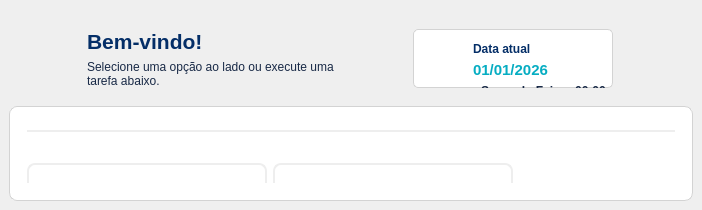
        <widget class="QWidget" name="pageHome">
         <layout class="QVBoxLayout" name="verticalLayout_8">
          <property name="spacing">
           <number>0</number>
          </property>
          <property name="leftMargin">
           <number>9</number>
          </property>
          <property name="rightMargin">
           <number>9</number>
          </property>
          <property name="bottomMargin">
           <number>9</number>
          </property>
          <item>
           <widget class="QWidget" name="welcomeDate" native="true">
            <property name="maximumSize">
             <size>
              <width>16777215</width>
              <height>180</height>
             </size>
            </property>
            <layout class="QHBoxLayout" name="horizontalLayout_3">
             <item>
              <spacer name="horizontalSpacerLeft">
               <property name="orientation">
                <enum>Qt::Orientation::Horizontal</enum>
               </property>
               <property name="sizeType">
                <enum>QSizePolicy::Policy::Maximum</enum>
               </property>
               <property name="sizeHint" stdset="0">
                <size>
                 <width>60</width>
                 <height>20</height>
                </size>
               </property>
              </spacer>
             </item>
             <item>
              <widget class="QWidget" name="welcomeText" native="true">
               <property name="minimumSize">
                <size>
                 <width>280</width>
                 <height>0</height>
                </size>
               </property>
               <property name="maximumSize">
                <size>
                 <width>360</width>
                 <height>100</height>
                </size>
               </property>
               <layout class="QVBoxLayout" name="verticalLayout_3">
                <item>
                 <widget class="QLabel" name="welcome">
                  <property name="text">
                   <string>&lt;html&gt;&lt;head/&gt;&lt;body&gt;&lt;p&gt;&lt;span style=&quot; font-size:16pt; font-weight:700; color:#042e67;&quot;&gt;Bem-vindo!&lt;/span&gt;&lt;/p&gt;&lt;/body&gt;&lt;/html&gt;</string>
                  </property>
                 </widget>
                </item>
                <item>
                 <widget class="QLabel" name="welcomeInformation">
                  <property name="sizePolicy">
                   <sizepolicy hsizetype="Expanding" vsizetype="Preferred">
                    <horstretch>0</horstretch>
                    <verstretch>0</verstretch>
                   </sizepolicy>
                  </property>
                  <property name="minimumSize">
                   <size>
                    <width>210</width>
                    <height>0</height>
                   </size>
                  </property>
                  <property name="maximumSize">
                   <size>
                    <width>320</width>
                    <height>16777215</height>
                   </size>
                  </property>
                  <property name="text">
                   <string>&lt;html&gt;&lt;head/&gt;&lt;body&gt;&lt;p&gt;&lt;span style=&quot; color:#182946;&quot;&gt;Selecione uma opção ao lado ou execute uma tarefa abaixo.&lt;/span&gt;&lt;/p&gt;&lt;/body&gt;&lt;/html&gt;</string>
                  </property>
                  <property name="wordWrap">
                   <bool>true</bool>
                  </property>
                 </widget>
                </item>
               </layout>
              </widget>
             </item>
             <item>
              <spacer name="horizontalSpacerCenter">
               <property name="orientation">
                <enum>Qt::Orientation::Horizontal</enum>
               </property>
               <property name="sizeHint" stdset="0">
                <size>
                 <width>40</width>
                 <height>20</height>
                </size>
               </property>
              </spacer>
             </item>
             <item>
              <widget class="QWidget" name="date" native="true">
               <property name="minimumSize">
                <size>
                 <width>220</width>
                 <height>0</height>
                </size>
               </property>
               <property name="maximumSize">
                <size>
                 <width>16777215</width>
                 <height>100</height>
                </size>
               </property>
               <layout class="QVBoxLayout" name="verticalLayout_4">
                <item>
                 <widget class="QWidget" name="dateStructure" native="true">
                  <property name="minimumSize">
                   <size>
                    <width>200</width>
                    <height>0</height>
                   </size>
                  </property>
                  <property name="maximumSize">
                   <size>
                    <width>200</width>
                    <height>100</height>
                   </size>
                  </property>
                  <property name="styleSheet">
                   <string notr="true">#dateStructure {
	background-color: white;
	border: 1px solid lightgray;
	border-radius: 5px;
}</string>
                  </property>
                  <widget class="QWidget" name="dateInformations" native="true">
                   <property name="geometry">
                    <rect>
                     <x>60</x>
                     <y>0</y>
                     <width>141</width>
                     <height>82</height>
                    </rect>
                   </property>
                   <property name="styleSheet">
                    <string notr="true"/>
                   </property>
                   <layout class="QVBoxLayout" name="verticalLayout_6">
                    <item>
                     <spacer name="verticalSpacerTop">
                      <property name="orientation">
                       <enum>Qt::Orientation::Vertical</enum>
                      </property>
                      <property name="sizeHint" stdset="0">
                       <size>
                        <width>20</width>
                        <height>40</height>
                       </size>
                      </property>
                     </spacer>
                    </item>
                    <item>
                     <widget class="QLabel" name="dateText">
                      <property name="minimumSize">
                       <size>
                        <width>0</width>
                        <height>13</height>
                       </size>
                      </property>
                      <property name="text">
                       <string>&lt;html&gt;&lt;head/&gt;&lt;body&gt;&lt;p&gt;&lt;span style=&quot; font-weight:700; color:#042e67;&quot;&gt;Data atual&lt;/span&gt;&lt;/p&gt;&lt;/body&gt;&lt;/html&gt;</string>
                      </property>
                      <property name="alignment">
                       <set>Qt::AlignmentFlag::AlignLeading|Qt::AlignmentFlag::AlignLeft|Qt::AlignmentFlag::AlignVCenter</set>
                      </property>
                     </widget>
                    </item>
                    <item>
                     <widget class="QLabel" name="trueDate">
                      <property name="minimumSize">
                       <size>
                        <width>0</width>
                        <height>17</height>
                       </size>
                      </property>
                      <property name="styleSheet">
                       <string notr="true">#trueDate {
	font-size: 11pt;
	font-weight: 600;
	color: #06adc2;
}</string>
                      </property>
                      <property name="text">
                       <string>&lt;html&gt;&lt;head/&gt;&lt;body&gt;&lt;p&gt;&lt;span style=&quot; color:#06adc2;&quot;&gt;01/01/2026&lt;/span&gt;&lt;/p&gt;&lt;/body&gt;&lt;/html&gt;</string>
                      </property>
                      <property name="alignment">
                       <set>Qt::AlignmentFlag::AlignLeading|Qt::AlignmentFlag::AlignLeft|Qt::AlignmentFlag::AlignVCenter</set>
                      </property>
                     </widget>
                    </item>
                    <item>
                     <widget class="QLabel" name="dateWeekHour">
                      <property name="minimumSize">
                       <size>
                        <width>0</width>
                        <height>14</height>
                       </size>
                      </property>
                      <property name="styleSheet">
                       <string notr="true">#dateWeekHour {
	font-weight: 500;
}</string>
                      </property>
                      <property name="text">
                       <string>&lt;html&gt;&lt;head/&gt;&lt;body&gt;&lt;p&gt;&lt;span style=&quot; color:#182946;&quot;&gt;Segunda-Feira - 00:00&lt;/span&gt;&lt;/p&gt;&lt;/body&gt;&lt;/html&gt;</string>
                      </property>
                      <property name="alignment">
                       <set>Qt::AlignmentFlag::AlignCenter</set>
                      </property>
                     </widget>
                    </item>
                    <item>
                     <spacer name="verticalSpacerBottom">
                      <property name="orientation">
                       <enum>Qt::Orientation::Vertical</enum>
                      </property>
                      <property name="sizeHint" stdset="0">
                       <size>
                        <width>20</width>
                        <height>40</height>
                       </size>
                      </property>
                     </spacer>
                    </item>
                   </layout>
                  </widget>
                  <widget class="QWidget" name="dateIconWidget" native="true">
                   <property name="geometry">
                    <rect>
                     <x>0</x>
                     <y>0</y>
                     <width>61</width>
                     <height>81</height>
                    </rect>
                   </property>
                   <layout class="QVBoxLayout" name="verticalLayout_2">
                    <item>
                     <widget class="ScaledImageLabel" name="dateIcon">
                      <property name="minimumSize">
                       <size>
                        <width>45</width>
                        <height>45</height>
                       </size>
                      </property>
                      <property name="maximumSize">
                       <size>
                        <width>45</width>
                        <height>45</height>
                       </size>
                      </property>
                      <property name="styleSheet">
                       <string notr="true">#dateIcon {
	border-image: url(&quot;images/icone-Data-semfundo.png&quot;);
}</string>
                      </property>
                      <property name="text">
                       <string/>
                      </property>
                     </widget>
                    </item>
                   </layout>
                  </widget>
                 </widget>
                </item>
               </layout>
              </widget>
             </item>
             <item>
              <spacer name="horizontalSpacerRight">
               <property name="orientation">
                <enum>Qt::Orientation::Horizontal</enum>
               </property>
               <property name="sizeType">
                <enum>QSizePolicy::Policy::Maximum</enum>
               </property>
               <property name="sizeHint" stdset="0">
                <size>
                 <width>60</width>
                 <height>20</height>
                </size>
               </property>
              </spacer>
             </item>
            </layout>
           </widget>
          </item>
          <item>
           <widget class="QWidget" name="schedules" native="true">
            <property name="styleSheet">
             <string notr="true">#schedules {
	background-color: white;
	border: 1px solid lightgray;
	border-radius: 8px;
}</string>
            </property>
            <layout class="QVBoxLayout" name="verticalLayout_5">
             <property name="leftMargin">
              <number>9</number>
             </property>
             <property name="topMargin">
              <number>9</number>
             </property>
             <property name="rightMargin">
              <number>9</number>
             </property>
             <property name="bottomMargin">
              <number>9</number>
             </property>
             <item>
              <widget class="QWidget" name="schedulesTitle" native="true">
               <property name="maximumSize">
                <size>
                 <width>16777215</width>
                 <height>60</height>
                </size>
               </property>
               <layout class="QVBoxLayout" name="verticalLayout_10">
                <item>
                 <widget class="QWidget" name="titleStructure" native="true">
                  <widget class="QLabel" name="title">
                   <property name="geometry">
                    <rect>
                     <x>10</x>
                     <y>0</y>
                     <width>71</width>
                     <height>31</height>
                    </rect>
                   </property>
                   <property name="text">
                    <string>&lt;html&gt;&lt;head/&gt;&lt;body&gt;&lt;p&gt;&lt;span style=&quot; font-size:14pt; font-weight:700; color:#042e67;&quot;&gt;Tarefas&lt;/span&gt;&lt;/p&gt;&lt;/body&gt;&lt;/html&gt;</string>
                   </property>
                  </widget>
                 </widget>
                </item>
                <item>
                 <widget class="Line" name="separateLine">
                  <property name="styleSheet">
                   <string notr="true">#separateLine {
	color: #EEEEEE;
}</string>
                  </property>
                  <property name="frameShadow">
                   <enum>QFrame::Shadow::Plain</enum>
                  </property>
                  <property name="lineWidth">
                   <number>2</number>
                  </property>
                  <property name="orientation">
                   <enum>Qt::Orientation::Horizontal</enum>
                  </property>
                 </widget>
                </item>
               </layout>
              </widget>
             </item>
             <item>
              <widget class="QWidget" name="schedulesButtons" native="true">
               <layout class="QGridLayout" name="gridLayout">
                <item row="0" column="1">
                 <widget class="QWidget" name="buttonICMS" native="true">
                  <property name="minimumSize">
                   <size>
                    <width>240</width>
                    <height>0</height>
                   </size>
                  </property>
                  <property name="maximumSize">
                   <size>
                    <width>240</width>
                    <height>110</height>
                   </size>
                  </property>
                  <property name="cursor">
                   <cursorShape>PointingHandCursor</cursorShape>
                  </property>
                  <widget class="QLabel" name="buttonTitleICMS">
                   <property name="enabled">
                    <bool>false</bool>
                   </property>
                   <property name="geometry">
                    <rect>
                     <x>68</x>
                     <y>20</y>
                     <width>111</width>
                     <height>21</height>
                    </rect>
                   </property>
                   <property name="text">
                    <string>&lt;html&gt;&lt;head/&gt;&lt;body&gt;&lt;p&gt;&lt;span style=&quot; font-size:12pt; font-weight:700; color:#042e67;&quot;&gt;EFD ICMS/IPI&lt;/span&gt;&lt;/p&gt;&lt;/body&gt;&lt;/html&gt;</string>
                   </property>
                  </widget>
                  <widget class="QPushButton" name="ICMSbutton">
                   <property name="geometry">
                    <rect>
                     <x>0</x>
                     <y>0</y>
                     <width>240</width>
                     <height>100</height>
                    </rect>
                   </property>
                   <property name="minimumSize">
                    <size>
                     <width>240</width>
                     <height>0</height>
                    </size>
                   </property>
                   <property name="maximumSize">
                    <size>
                     <width>240</width>
                     <height>16777215</height>
                    </size>
                   </property>
                   <property name="font">
                    <font>
                     <pointsize>8</pointsize>
                    </font>
                   </property>
                   <property name="styleSheet">
                    <string notr="true">#ICMSbutton {
	background-color: white;
	border: 2px solid #EEEEEE;
 	border-radius: 8px;
}

#ICMSbutton:hover {
	background-color: #EEEEEE;
}</string>
                   </property>
                   <property name="text">
                    <string>
Gerar e transmitir a Escrituração 
Fiscal Digital (ICMS/IPI)..</string>
                   </property>
                   <property name="icon">
                    <iconset>
                     <normaloff>images/icone-EFDICMS-semfundo.png</normaloff>images/icone-EFDICMS-semfundo.png</iconset>
                   </property>
                   <property name="iconSize">
                    <size>
                     <width>60</width>
                     <height>60</height>
                    </size>
                   </property>
                  </widget>
                  <zorder>ICMSbutton</zorder>
                  <zorder>buttonTitleICMS</zorder>
                 </widget>
                </item>
                <item row="1" column="1">
                 <widget class="QWidget" name="buttonNotas" native="true">
                  <property name="minimumSize">
                   <size>
                    <width>240</width>
                    <height>0</height>
                   </size>
                  </property>
                  <property name="maximumSize">
                   <size>
                    <width>240</width>
                    <height>16777215</height>
                   </size>
                  </property>
                  <property name="cursor">
                   <cursorShape>PointingHandCursor</cursorShape>
                  </property>
                  <widget class="QLabel" name="buttonTitleNotas">
                   <property name="enabled">
                    <bool>false</bool>
                   </property>
                   <property name="geometry">
                    <rect>
                     <x>71</x>
                     <y>20</y>
                     <width>161</width>
                     <height>21</height>
                    </rect>
                   </property>
                   <property name="text">
                    <string>&lt;html&gt;&lt;head/&gt;&lt;body&gt;&lt;p&gt;&lt;span style=&quot; font-size:10pt; font-weight:700; color:#042e67;&quot;&gt;Consulta de Notas Fiscais&lt;/span&gt;&lt;/p&gt;&lt;/body&gt;&lt;/html&gt;</string>
                   </property>
                  </widget>
                  <widget class="QPushButton" name="Notasbutton">
                   <property name="geometry">
                    <rect>
                     <x>0</x>
                     <y>0</y>
                     <width>240</width>
                     <height>100</height>
                    </rect>
                   </property>
                   <property name="minimumSize">
                    <size>
                     <width>240</width>
                     <height>0</height>
                    </size>
                   </property>
                   <property name="maximumSize">
                    <size>
                     <width>240</width>
                     <height>16777215</height>
                    </size>
                   </property>
                   <property name="font">
                    <font>
                     <pointsize>8</pointsize>
                    </font>
                   </property>
                   <property name="styleSheet">
                    <string notr="true">#Notasbutton {
	background-color: white;
	border: 2px solid #EEEEEE;
 	border-radius: 8px;
}

#Notasbutton:hover {
	background-color: #EEEEEE;
}</string>
                   </property>
                   <property name="text">
                    <string>
Consultar, visualizar e exportar 
Notas Fiscais Eletrônicas.</string>
                   </property>
                   <property name="icon">
                    <iconset>
                     <normaloff>images/icone-ConsultaNF-semfundo.png</normaloff>images/icone-ConsultaNF-semfundo.png</iconset>
                   </property>
                   <property name="iconSize">
                    <size>
                     <width>60</width>
                     <height>60</height>
                    </size>
                   </property>
                  </widget>
                  <zorder>Notasbutton</zorder>
                  <zorder>buttonTitleNotas</zorder>
                 </widget>
                </item>
                <item row="1" column="0">
                 <widget class="QWidget" name="buttonEFDCont" native="true">
                  <property name="minimumSize">
                   <size>
                    <width>240</width>
                    <height>0</height>
                   </size>
                  </property>
                  <property name="maximumSize">
                   <size>
                    <width>240</width>
                    <height>16777215</height>
                   </size>
                  </property>
                  <property name="cursor">
                   <cursorShape>PointingHandCursor</cursorShape>
                  </property>
                  <widget class="QLabel" name="buttonTitleEFDCont">
                   <property name="enabled">
                    <bool>false</bool>
                   </property>
                   <property name="geometry">
                    <rect>
                     <x>68</x>
                     <y>20</y>
                     <width>141</width>
                     <height>21</height>
                    </rect>
                   </property>
                   <property name="text">
                    <string>&lt;html&gt;&lt;head/&gt;&lt;body&gt;&lt;p&gt;&lt;span style=&quot; font-size:12pt; font-weight:700; color:#042e67;&quot;&gt;EFD Contribuições&lt;/span&gt;&lt;/p&gt;&lt;/body&gt;&lt;/html&gt;</string>
                   </property>
                  </widget>
                  <widget class="QPushButton" name="EFDContbutton">
                   <property name="geometry">
                    <rect>
                     <x>0</x>
                     <y>0</y>
                     <width>240</width>
                     <height>100</height>
                    </rect>
                   </property>
                   <property name="minimumSize">
                    <size>
                     <width>240</width>
                     <height>0</height>
                    </size>
                   </property>
                   <property name="maximumSize">
                    <size>
                     <width>240</width>
                     <height>16777215</height>
                    </size>
                   </property>
                   <property name="font">
                    <font>
                     <pointsize>8</pointsize>
                    </font>
                   </property>
                   <property name="styleSheet">
                    <string notr="true">#EFDContbutton {
	background-color: white;
	border: 2px solid #EEEEEE;
 	border-radius: 8px;
}

#EFDContbutton:hover {
	background-color: #EEEEEE;
}</string>
                   </property>
                   <property name="text">
                    <string>
Gerar e transmitir a Escrituração 
Fiscal Digital de Contribuições.</string>
                   </property>
                   <property name="icon">
                    <iconset>
                     <normaloff>images/icone-EFDContr-semfundo.png</normaloff>images/icone-EFDContr-semfundo.png</iconset>
                   </property>
                   <property name="iconSize">
                    <size>
                     <width>60</width>
                     <height>60</height>
                    </size>
                   </property>
                  </widget>
                  <zorder>EFDContbutton</zorder>
                  <zorder>buttonTitleEFDCont</zorder>
                 </widget>
                </item>
                <item row="0" column="0">
                 <widget class="QWidget" name="buttonDAS" native="true">
                  <property name="minimumSize">
                   <size>
                    <width>240</width>
                    <height>0</height>
                   </size>
                  </property>
                  <property name="maximumSize">
                   <size>
                    <width>240</width>
                    <height>110</height>
                   </size>
                  </property>
                  <property name="cursor">
                   <cursorShape>PointingHandCursor</cursorShape>
                  </property>
                  <widget class="QLabel" name="buttonTitleDAS">
                   <property name="enabled">
                    <bool>false</bool>
                   </property>
                   <property name="geometry">
                    <rect>
                     <x>72</x>
                     <y>20</y>
                     <width>41</width>
                     <height>21</height>
                    </rect>
                   </property>
                   <property name="text">
                    <string>&lt;html&gt;&lt;head/&gt;&lt;body&gt;&lt;p&gt;&lt;span style=&quot; font-size:12pt; font-weight:700; color:#042e67;&quot;&gt;DAS&lt;/span&gt;&lt;/p&gt;&lt;/body&gt;&lt;/html&gt;</string>
                   </property>
                  </widget>
                  <widget class="QPushButton" name="DASbutton">
                   <property name="geometry">
                    <rect>
                     <x>0</x>
                     <y>0</y>
                     <width>240</width>
                     <height>100</height>
                    </rect>
                   </property>
                   <property name="minimumSize">
                    <size>
                     <width>240</width>
                     <height>0</height>
                    </size>
                   </property>
                   <property name="maximumSize">
                    <size>
                     <width>240</width>
                     <height>16777215</height>
                    </size>
                   </property>
                   <property name="font">
                    <font>
                     <pointsize>8</pointsize>
                    </font>
                   </property>
                   <property name="styleSheet">
                    <string notr="true">#DASbutton {
	background-color: white;
	border: 2px solid #EEEEEE;
 	border-radius: 8px;
}

#DASbutton:hover {
	background-color: #EEEEEE;
}</string>
                   </property>
                   <property name="text">
                    <string>
Gerar e transmitir a declaração 
do Simples Nacional (DAS).</string>
                   </property>
                   <property name="icon">
                    <iconset>
                     <normaloff>images/icone-DAS-semfundo.png</normaloff>images/icone-DAS-semfundo.png</iconset>
                   </property>
                   <property name="iconSize">
                    <size>
                     <width>60</width>
                     <height>60</height>
                    </size>
                   </property>
                  </widget>
                  <zorder>DASbutton</zorder>
                  <zorder>buttonTitleDAS</zorder>
                 </widget>
                </item>
                <item row="1" column="2">
                 <spacer name="horizontalSpacer_3">
                  <property name="orientation">
                   <enum>Qt::Orientation::Horizontal</enum>
                  </property>
                  <property name="sizeHint" stdset="0">
                   <size>
                    <width>40</width>
                    <height>20</height>
                   </size>
                  </property>
                 </spacer>
                </item>
               </layout>
              </widget>
             </item>
            </layout>
           </widget>
          </item>
         </layout>
        </widget>
